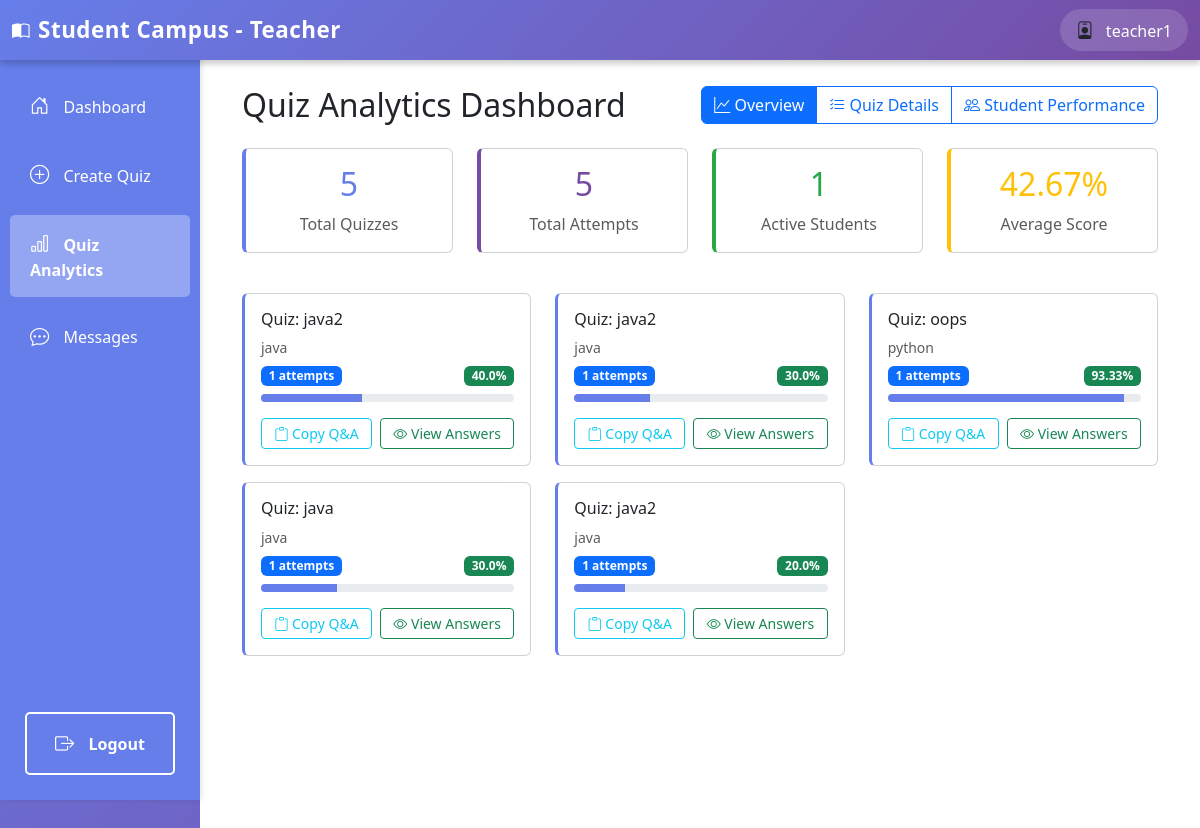
The app's page /teacher/quiz/analytics/ (signed in), older data.
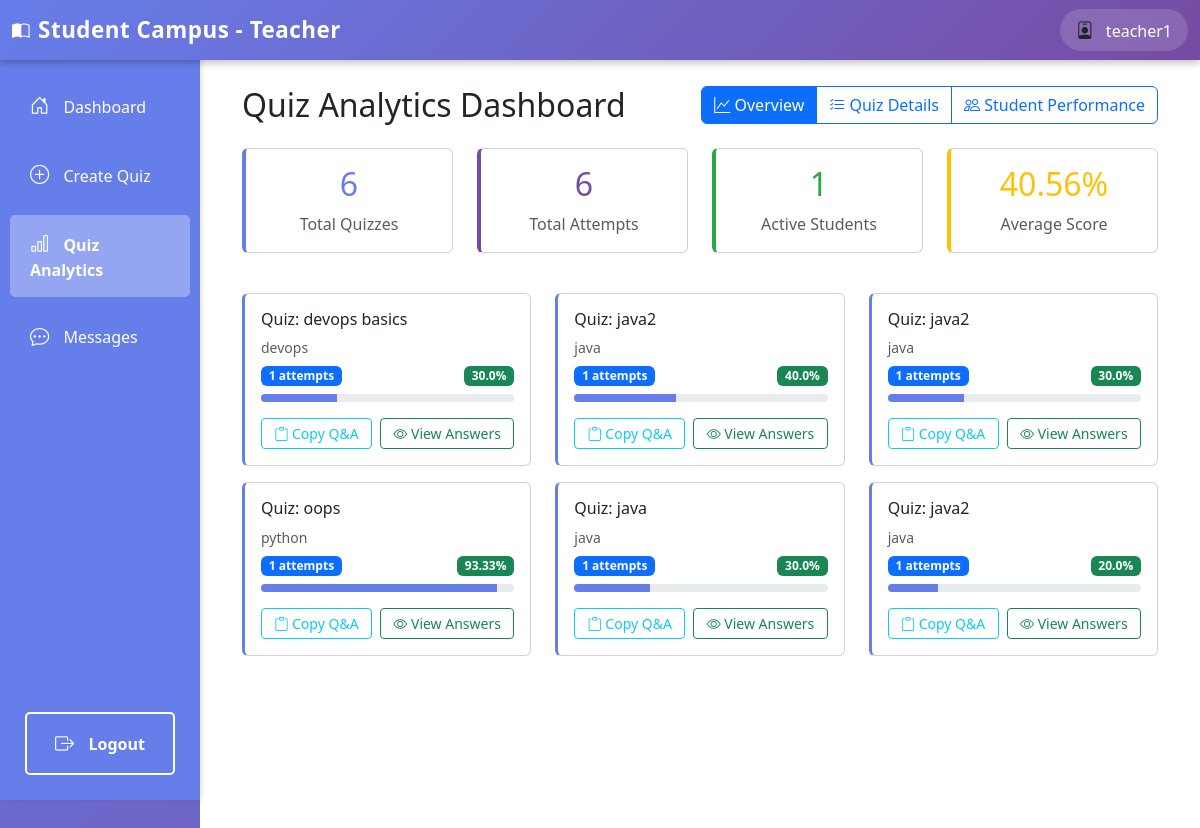
The same page, newer data.
### teachers/models.py (models this page shows, shortened)
class Quiz(models.Model):
    title = models.CharField(max_length=200)
    subject = models.ForeignKey(Subject, on_delete=models.CASCADE, related_name='quizzes')
    pdf_note = models.ForeignKey(PDFNote, on_delete=models.CASCADE, related_name='quizzes', null=True)
    description = models.TextField(blank=True)
    duration = models.IntegerField(help_text="Duration in minutes", default=30)
    num_questions = models.IntegerField(default=10)
    created_by = models.ForeignKey(User, on_delete=models.CASCADE, related_name='created_quizzes')
    created_at = models.DateTimeField(auto_now_add=True)
    deadline = models.DateTimeField(null=True, blank=True, help_text="Quiz deadline")
    is_active = models.BooleanField(default=True)
    class Meta:
        ordering = ['-created_at']
        verbose_name_plural = "Quizzes"

class Subject(models.Model):
    name = models.CharField(max_length=200)
    description = models.TextField(blank=True)
    teacher = models.ForeignKey(User, on_delete=models.CASCADE, related_name='subjects')
    created_at = models.DateTimeField(auto_now_add=True)
    class Meta:
        ordering = ['name']

### teachers/views.py (the view)
# urls.py: path('quiz/analytics/', views.quiz_analytics, name='quiz_analytics'),
@login_required
def quiz_analytics(request):
    if not request.user.is_teacher():
        return HttpResponseForbidden("You don't have permission to access this page.")
    quizzes = Quiz.objects.filter(created_by=request.user).prefetch_related('attempts', 'questions', 'attempts__student')
    quiz_stats = []
    total_attempts_all = 0
    unique_students_set = set()
    all_percentages = []
    for quiz in quizzes:
        attempts = quiz.attempts.filter(completed_at__isnull=False)
        total_attempts = attempts.count()
        total_attempts_all += total_attempts
        students_in_quiz = set(attempt.student.id for attempt in attempts)
        unique_students_set.update(students_in_quiz)
        if total_attempts > 0:
            scores = [a.score for a in attempts]
            avg_score = sum(scores) / total_attempts
            highest_score = max(scores)
            lowest_score = min(scores)
            if quiz.questions.count() > 0:
                avg_percentage = (avg_score / quiz.questions.count()) * 100
                all_percentages.append(avg_percentage)
            else:
                avg_percentage = 0
        else:
            avg_score = 0
            avg_percentage = 0
            highest_score = 0
            lowest_score = 0
        quiz_stats.append({
            'quiz': quiz,
            'total_attempts': total_attempts,
            'avg_score': round(avg_score, 2),
            'avg_percentage': round(avg_percentage, 2),
            'total_questions': quiz.questions.count(),
            'highest_score': highest_score,
            'lowest_score': lowest_score,
            'unique_students': len(students_in_quiz)
        })
    overall_avg = round(sum(all_percentages) / len(all_percentages), 2) if all_percentages else 0
    return render(request, 'teachers/quiz_analytics.html', {
        'quiz_stats': quiz_stats,
        'total_attempts': total_attempts_all,
        'unique_students': len(unique_students_set),
        'overall_avg': overall_avg
    })

### authentication/models.py (called while the page is built)
    def is_teacher(self):
        return self.role == 'teacher'

### templates/teachers/quiz_analytics.html (shortened to what the changed rows need)
{% extends 'teachers/base_teacher.html' %}
{% block teacher_content %}
<div class="container-fluid">
    <div class="d-flex justify-content-between align-items-center mb-4">
        <h2 class="mb-0">Quiz Analytics Dashboard</h2>
    </div>
    {% if quiz_stats %}
        <div id="overviewTab" class="analytics-tab">
            <div class="row mb-4">
                <div class="col-md-3 mb-3">
                    <div class="card text-center h-100" style="border-left: 4px solid #667eea;">
                        <div class="card-body">
                            <h2 style="color: #667eea;">{{ quiz_stats|length }}</h2>
                            <p class="text-muted mb-0">Total Quizzes</p>
                        </div>
                    </div>
                </div>
                <div class="col-md-3 mb-3">
                    <div class="card text-center h-100" style="border-left: 4px solid #764ba2;">
                        <div class="card-body">
                            <h2 style="color: #764ba2;">{{ total_attempts }}</h2>
                            <p class="text-muted mb-0">Total Attempts</p>
                        </div>
                    </div>
                </div>
                <div class="col-md-3 mb-3">
                    <div class="card text-center h-100" style="border-left: 4px solid #28a745;">
                        <div class="card-body">
                            <h2 style="color: #28a745;">{{ unique_students }}</h2>
                            <p class="text-muted mb-0">Active Students</p>
                        </div>
                    </div>
                </div>
                <div class="col-md-3 mb-3">
                    <div class="card text-center h-100" style="border-left: 4px solid #ffc107;">
                        <div class="card-body">
                            <h2 style="color: #ffc107;">{{ overall_avg }}%</h2>
                            <p class="text-muted mb-0">Average Score</p>
                        </div>
                    </div>
                </div>
            </div>
            <div class="row">
                {% for stat in quiz_stats %}
                    <div class="col-md-4 mb-3">
                        <div class="card h-100" style="border-left: 3px solid #667eea;">
                            <div class="card-body">
                                <h6 class="card-title text-truncate" title="{{ stat.quiz.title }}">{{ stat.quiz.title }}</h6>
                                <p class="text-muted small mb-2">{{ stat.quiz.subject.name }}</p>
                                <div class="d-flex justify-content-between mb-2">
                                    <span class="badge bg-primary">{{ stat.total_attempts }} attempts</span>
                                    <span class="badge bg-success">{{ stat.avg_percentage }}%</span>
                                </div>
                                <div class="progress mb-3" style="height: 8px;">
                                    <div class="progress-bar" style="width: {{ stat.avg_percentage }}%; background-color: #667eea;"></div>
                                </div>
                                <div class="d-flex gap-2">
                                    <button class="btn btn-sm btn-outline-info flex-fill" onclick="copyQuizContent{{ stat.quiz.id }}()" title="Copy Questions & Answers">
                                        <i class="bi bi-clipboard"></i> Copy Q&A
                                    </button>
                                    <button class="btn btn-sm btn-outline-success flex-fill" onclick="viewAnswerSheet{{ stat.quiz.id }}()" title="View Answer Sheet">
                                        <i class="bi bi-eye"></i> View Answers
                                    </button>
                                </div>
                            </div>
                        </div>
                    </div>
                {% endfor %}
            </div>
        </div>
    {% else %}
        <div class="alert alert-info">
            <i class="bi bi-info-circle"></i> No quizzes created yet. Go to "Create Quiz" to generate your first quiz.
        </div>
    {% endif %}
</div>
{% endblock %}

Row changes from the older to the newer data that the page shows:
added Quiz: quiz "Quiz: devops basics", quiz.subject.name "devops", total_attempts "1", avg_percentage "30.0"
Text that changed along with them:
{{ quiz_stats|length }}: "5" → "6"
{{ total_attempts }}: "5" → "6"
{{ overall_avg }}: "42.67" → "40.56"
